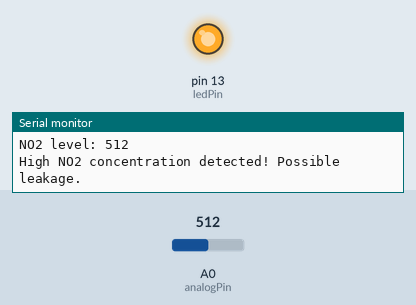
Simulated run of this sketch. Board: Arduino Uno, built with avr-gcc and run on an emulated ATmega328P. On the bench: output pins drawn as LEDs (lit = HIGH), the last lines printed to the serial monitor. The inputs (shaded band) are chosen by the test bench; at power-on: A0 (analogPin) = 512.

Above: at 1.8 s.
1.9 s: A0 (analogPin) set to 195
3.4 s: A0 (analogPin) set to 174
At 4.5 s:
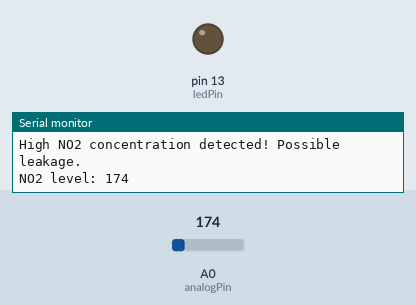
5.5 s: A0 (analogPin) set to 193
At 7.2 s:
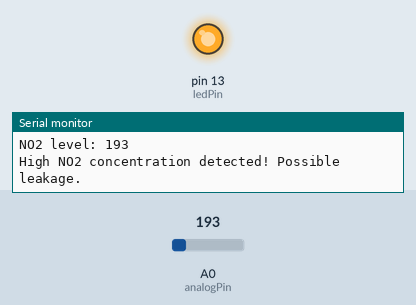
7.5 s: A0 (analogPin) set to 173
At 9.0 s:
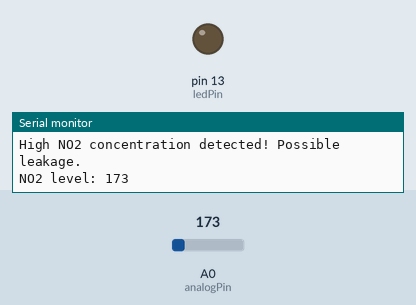
Timing chart, 0 to 10.5 s (numbered marks = the images above; inputs shaded):
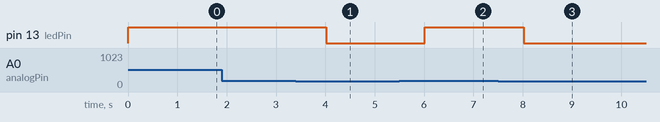

Measured:
- the behaviour switches between 184 and 183 on A0 (analogPin) (found by bisection; images 0 and 1)
- after the input at 3.4 s, pin 13 (ledPin): HIGH → LOW after 0.61 s
- after the input at 5.5 s, pin 13 (ledPin): LOW → HIGH after 0.52 s
- after the input at 7.5 s, pin 13 (ledPin): HIGH → LOW after 0.52 s

The sketch:

47.30-MiCS-2714_MEMS_Gas_Sensor_trigger.ino
```cpp
int analogPin = A0; // connected to the AOUT pin of the MiCS-2714 module
int ledPin = 13; // built-in LED
int threshold = 183; // set your threshold value based on your requirements

void setup() {
  pinMode(ledPin, OUTPUT);
  Serial.begin(9600); // initializes serial communication
}

void loop() {
  int analogValue = analogRead(analogPin);

  Serial.print("NO2 level: ");
  Serial.println(analogValue);

  if(analogValue > threshold) {
    Serial.println("High NO2 concentration detected! Possible leakage.");
    digitalWrite(ledPin, HIGH); // Turn the LED on
  } else {
    digitalWrite(ledPin, LOW); // Turn the LED off
  }

  delay(1000); // delay for a second
}
```
